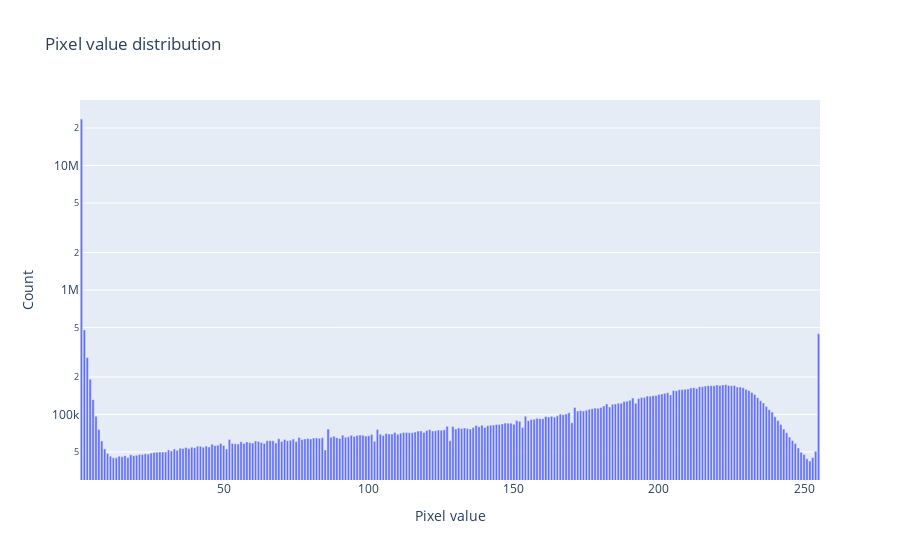

Notebook code for this chart:
### Markdown cell above
The images are stored in a 60000 by 28 by 28 tensor.  This means we have 60000 images, each of which is 28 pixels wide and 28 pixels tall.  Each pixel is represented by a single value.  What are those values?

### Code cell
counts, bins =  np.histogram(images, bins=255)
fig_pixels = px.bar(x=bins[1:], y=counts,  title="Pixel value distribution",
       log_y=True, labels={"x":"Pixel value", "y":"Count"})
fig_pixels

### Figure 1 — Plotly figure (JSON) as saved in the notebook; plotly's stock layout.template omitted (floating-point values rounded to 4 significant figures; data arrays with more than 128 entries replaced by an {"elided": "..."} marker saying what was removed)
{"data": [{"hovertemplate": "Pixel value=%{x}<br>Count=%{y}<extra></extra>", "legendgroup": "", "marker": {"color": "#636efa", "pattern": {"shape": ""}}, "name": "", "orientation": "v", "showlegend": false, "textposition": "auto", "type": "bar", "x": {"elided": "255 float values"}, "xaxis": "x", "y": {"elided": "255 int values"}, "yaxis": "y"}], "layout": {"barmode": "relative", "legend": {"tracegroupgap": 0}, "title": {"text": "Pixel value distribution"}, "xaxis": {"anchor": "y", "domain": [0, 1], "title": {"text": "Pixel value"}}, "yaxis": {"anchor": "x", "domain": [0, 1], "title": {"text": "Count"}, "type": "log"}}}
